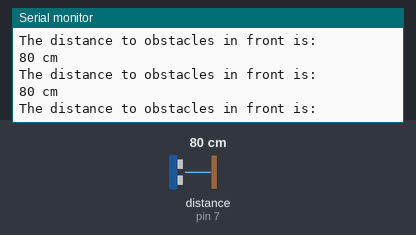
Recording of a sketch running on a simulated Arduino Uno, built with avr-gcc and run on an emulated ATmega328P. Shown: the last lines printed to the serial monitor. The test bench sets the inputs (shaded band); at power-on: distance to the obstacle (sensor on pin 7) 80 cm.

Above: at 1.2 s.
1.3 s: distance to the obstacle (sensor on pin 7) set to 35 cm
At 1.79 s:
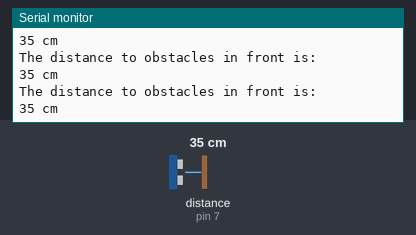
4.3 s: distance to the obstacle (sensor on pin 7) set to 60 cm
At 4.48 s:
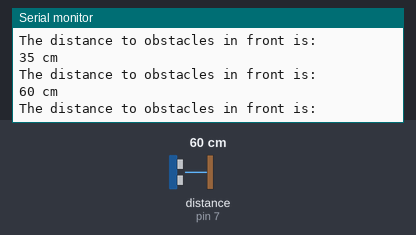
7.3 s: distance to the obstacle (sensor on pin 7) set to 18 cm
At 7.51 s:
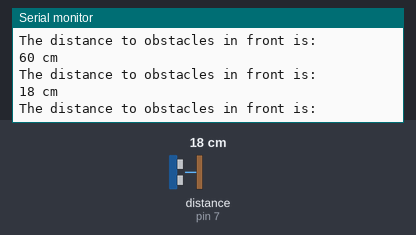
10.3 s: distance to the obstacle (sensor on pin 7) set to 2 cm
At 10.47 s:
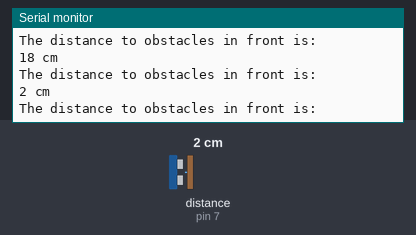
Timing chart, 0 to 13.3 s (numbered marks = the images above; inputs shaded):
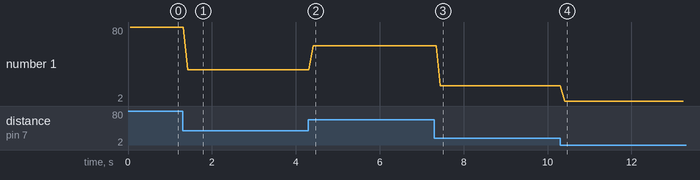

The sketch:

ultrasonic_ranger.ino
```cpp
#include <Ultrasonic.h>
#include <SoftwareSerial.h>

/*
 * 1. Connect Ultrasonic Ranger sensor on D7.
 * 2. Open Serial Monitor
 *
 * Distance will be displayed in centimeters.
 */
Ultrasonic ultrasonic(7);
void setup()
{
  Serial.begin(9600);
}
void loop()
{
  ultrasonic.MeasureInCentimeters();
  Serial.println("The distance to obstacles in front is: ");
  Serial.print(ultrasonic.RangeInCentimeters);
  Serial.println(" cm");
  delay(100);
}
```

Measured:
- after the input at 1.3 s, the serial monitor: prints a new line after 0.12 s (image 1)
- after the input at 4.3 s, the serial monitor: prints a new line after 0.11 s (image 2)
- after the input at 7.3 s, the serial monitor: prints a new line after 0.14 s (image 3)
- after the input at 10.3 s, the serial monitor: prints a new line after 0.11 s (image 4)
- plotted number 1: 80 → 35 after the input at 1.3 s, 35 → 60 after the input at 4.3 s, 60 → 18 after the input at 7.3 s, 18 → 2 after the input at 10.3 s
